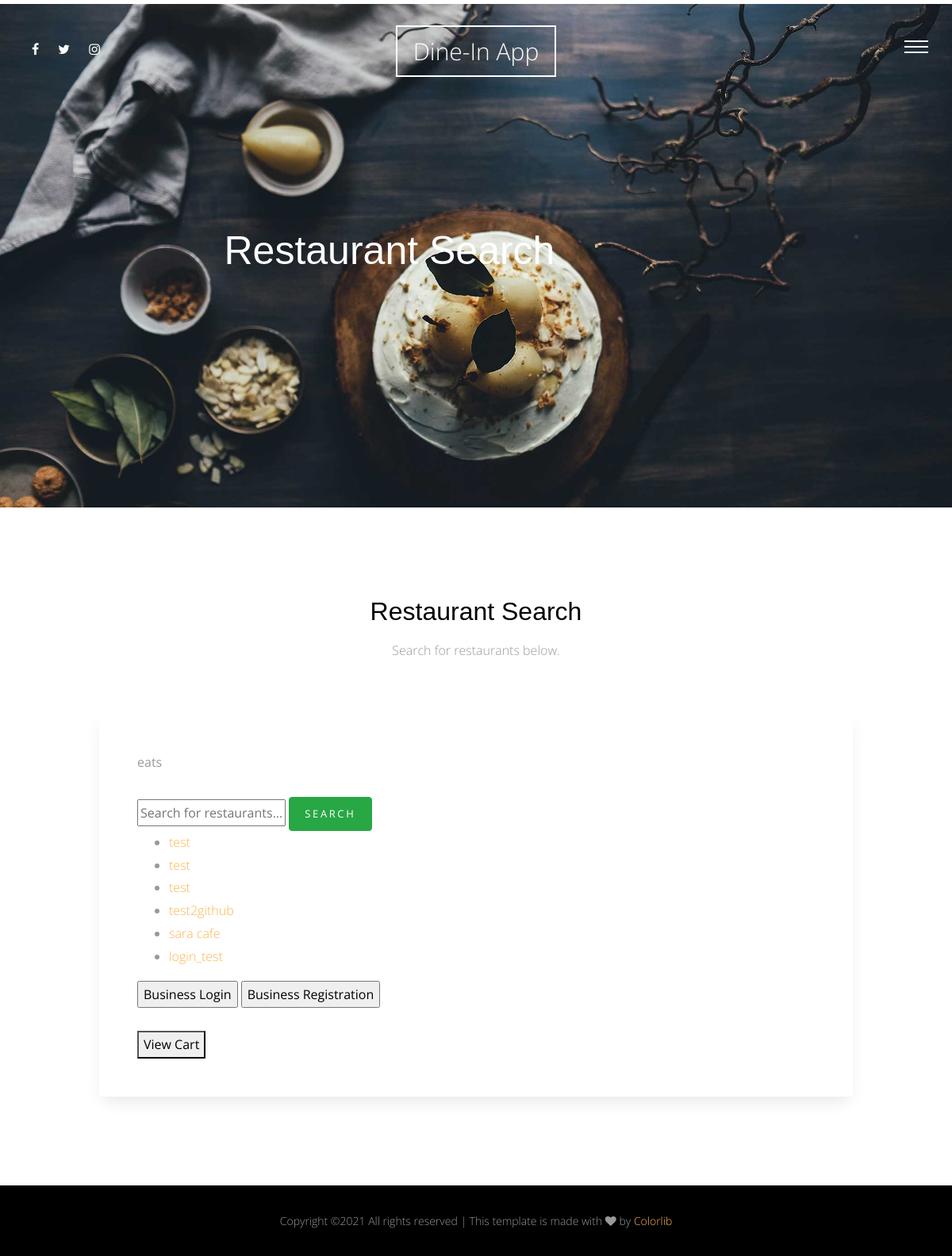
Before: /website/restaurant/ with the older database file.
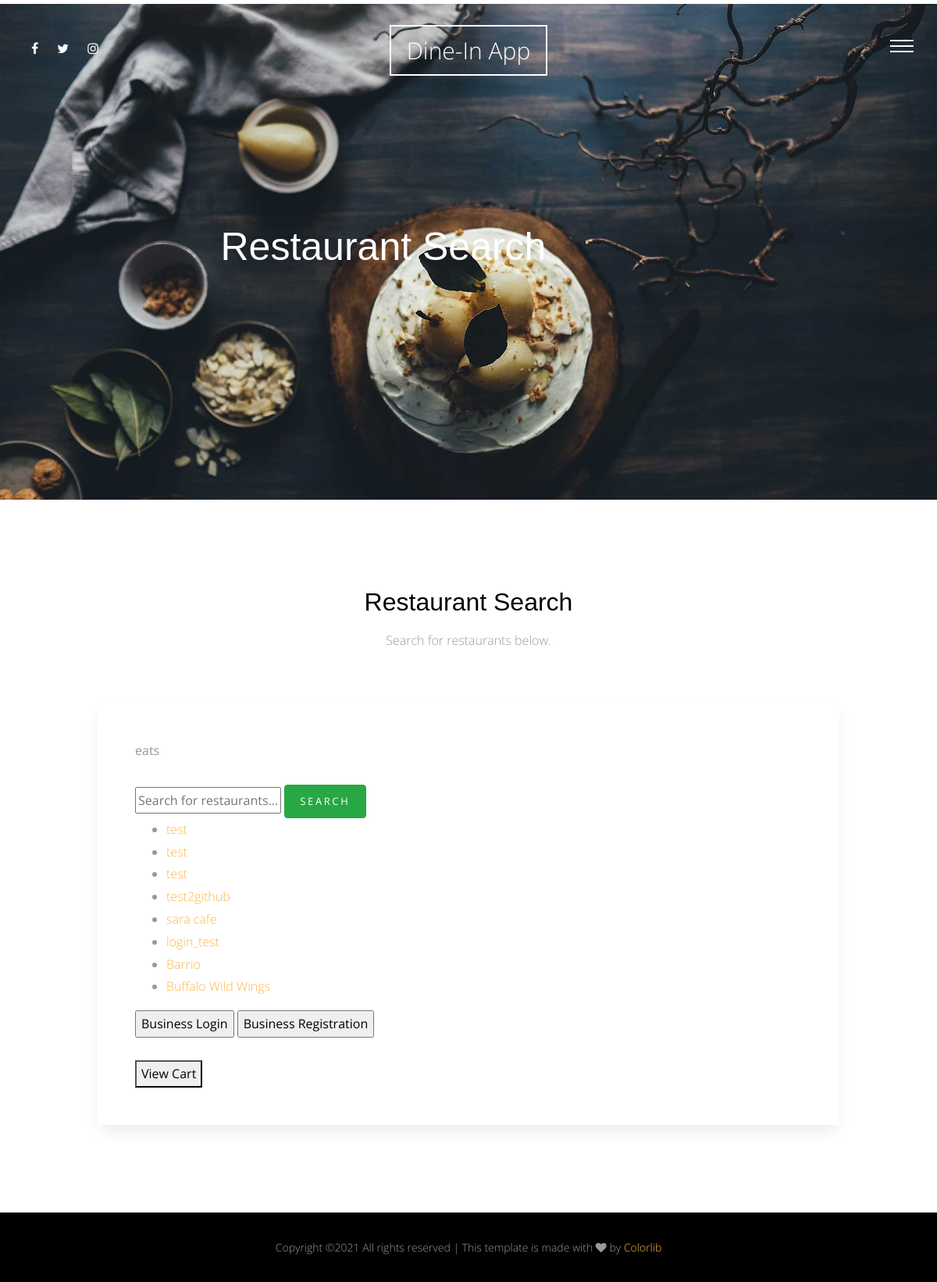
After: the same page with the newer database file.
### website/models.py (models this page shows)
class Restaurant(models.Model):
    restaurant_name = models.CharField(max_length=200)
    restaurant_username = models.CharField(max_length=30)
    restaurant_password = models.CharField(max_length=50)

### website/views.py (the view)
# urls.py: path('restaurant/', views.search, name='restaurants'),
def search(request):
    restaurant_list = Restaurant.objects.all()
    if request.method == 'POST':
        form = SearchForm(request.POST)
        if form.is_valid():
            print(form.cleaned_data['restaurantsearch'])
            user_search = form.cleaned_data['restaurantsearch']
            matching_restaurants = Restaurant.objects.filter(restaurant_name__icontains=user_search)
            print(matching_restaurants)
            return render(request, 'website/searchbar.html', {'form' : form, 'matching_restaurants': matching_restaurants})
    else:
        form = SearchForm()
        return render(request, 'website/restaurants.html', {'form' : form, 'restaurant_list': restaurant_list})

### website/forms.py
class SearchForm(forms.Form):
    restaurantsearch = forms.CharField(label='Restaurant Name',max_length=50, required=True)

### website/templates/website/restaurants.html (shortened to what this page needs)
{% extends 'base.html' %}
{% load static %}
{% block body %}
      <div class="main-wrap">
        <div class="cover_1 cover_sm">
          <div class="img_bg" style="background-image: url({% static 'site_static/img/slider-1.jpg' %})" data-stellar-background-ratio="0.5">
            <div class="container">
              <div class="row align-items-center justify-content-center">
                <div class="col-md-7" data-aos="fade-up">
                  <h2 class="heading">Restaurant Search</h2>
                </div>
              </div>
            </div>
          </div>
        </div>
        <div class="section" data-aos="fade-up">
          <div class="container">
            <div class="row justify-content-center mb-5">
              <div class="col-md-8  text-center">
                <h2 class="mb-3">Restaurant Search</h2>
                <p class="lead">Search for restaurants below.</p>
              </div>
            </div>
            <div class="row justify-content-center">
              <div class="col-md-10 p-5 form-wrap">
<b>{% block title %}eats{% endblock %}<br><br></b>
<form method="post">
    {% block content %}
    <form method="POST" class="form-group">
    <input id="restaurantsearch" type="text" placeholder="Search for restaurants..."name="restaurantsearch" maxlength="100" required >
    <button type="submit" class="btn btn-success">Search</button>
    </form>
    {% endblock %}
</form>
{% if restaurant_list %}
    <ul>
    {% for restaurant in restaurant_list %}
        <li><a href="/website/restaurant/user/{{ restaurant.id }}/">{{ restaurant.restaurant_name }}</a></li>
    {% endfor %}
    </ul>
{% else %}
    <p>No restaurants are available.</p>
{% endif %}
<form id="poo">
    <input type="button" value="Business Login" onclick="document.location.href = '/website/accounts/login/'">
    <input type="button" value="Business Registration" onclick="document.location.href = '/website/accounts/register/'"><br><br>
    <button onclick="location.href = '/website/order_summary/';">View Cart</button>
</form>
</div>
            </div>
          </div>
        </div>
      </div>
            </div>
{% endblock body %}

### templates/base.html (shortened to what this page needs)
{% load static%}
<!doctype html>
<html lang="en">
  <head>
    <link rel="stylesheet" href="{% static 'site_static/css/bootstrap.css' %}">
    <link rel="stylesheet" href="{% static 'site_static/css/animate.css' %}">
    <link rel="stylesheet" href="{% static 'site_static/css/owl.carousel.min.css' %}">
    <link rel="stylesheet" href="{% static 'site_static/css/magnific-popup.css' %}">
    <link rel="stylesheet" href="{% static 'site_static/css/aos.css' %}">
    <link rel="stylesheet" href="{% static 'site_static/css/bootstrap-datepicker.css' %}">
    <link rel="stylesheet" href="{% static 'site_static/css/jquery.timepicker.css' %}">
    <link rel="stylesheet" href="{% static 'site_static/fonts/ionicons/css/ionicons.min.css' %}">
    <link rel="stylesheet" href="{% static 'site_static/fonts/fontawesome/css/font-awesome.min.css' %}">
    <link rel="stylesheet" href="{% static 'site_static/fonts/flaticon/font/flaticon.css' %}">
    <link rel="stylesheet" href="{% static 'site_static/css/style.css' %}">
  </head>
  <body>
    <div class="site-wrap">
      <header class="site-header">
        <div class="row align-items-center">
          <div class="col-5 col-md-3">
             <ul class="list-unstyled social">
              <li><a href="#"><span class="fa fa-facebook"></span></a></li>
              <li><a href="#"><span class="fa fa-twitter"></span></a></li>
              <li><a href="#"><span class="fa fa-instagram"></span></a></li>
            </ul>
          </div>
          <div class="col-2 col-md-6 text-center">
            <a href="index.html" class="site-logo">Dine-In App</a>
          </div>
          <div class="col-5 col-md-3 text-right menu-burger-wrap">
            <a href="#" class="site-nav-toggle js-site-nav-toggle"><i></i></a>
          </div>
        </div>
      </header>
      {% block body %}
      {% endblock body%}
      <div class="site-footer-copyright">
        <div class="container">
          <div class="row">
             <p class="footer-text col-md-12">
Copyright &copy;<script>document.write(new Date().getFullYear());</script> All rights reserved | This template is made with <i class="fa fa-heart" aria-hidden="true"></i> by <a href="https://colorlib.com" target="_blank">Colorlib</a>
</p>
          </div>
        </div>
      </div>
  </body>
</html>

### static/site_static/css/style.css (style rules this page uses)
html { overflow-x: hidden; }
body { background: #fff; font-family: "Open Sans", cursive; font-size: 16px; line-height: 1.8; font-weight: 300; color: #999999; }
a { -webkit-transition: .3s all ease; -o-transition: .3s all ease; transition: .3s all ease; text-decoration: none; }
h1, h2, h3, h4, h5 { color: #000; font-family: "Playfair Display", Arial, sans-serif; }
.btn, .form-control { outline: none; }
.btn { font-size: 13px; text-transform: uppercase; letter-spacing: .2em; }
.site-header { padding: 3em 30px; position: absolute; top: 0; z-index: 100; width: 100%; }
.site-header .site-logo { line-height: 0; padding: 10px 20px; border: 2px solid #fff; color: #fff; font-size: 30px; }
.site-header .social li { display: inline-block; }
.site-header .social li a { color: #fff; padding: 0 10px; }
.site-footer-copyright { background: #000; padding: 2em 0; text-align: center; }
.site-footer-copyright p { font-size: 14px; }
.site-footer-copyright p:last-child { margin-bottom: 0; }
.lead { font-size: 16px; }
.menu-burger-wrap { position: relative; }
.site-nav-toggle { width: 30px; height: 30px; cursor: pointer; text-decoration: none; position: relative; top: -15px; z-index: 21; display: block !important; float: right; right: 0; display: none; border-bottom: none !important; }
.site-nav-toggle i { position: relative; display: -moz-inline-stack; display: inline-block; zoom: 1; *display: inline; width: 30px; height: 2px; font: bold 14px/.4 Helvetica; text-transform: uppercase; text-indent: -55px; background: #fff; -webkit-transition: all .2s ease-out; -o-transition: all .2s ease-out; transition: all .2s ease-out; }
.site-nav-toggle i:before, .site-nav-toggle i:after { content: ''; width: 30px; height: 2px; background: #fff; position: absolute; left: 0; -webkit-transition: 0.2s; -o-transition: 0.2s; transition: 0.2s; }
.site-nav-toggle i:before { top: -7px; }
.site-nav-toggle i:after { bottom: -7px; }
.section { padding: 7em 0; }
.form-wrap { padding: 40px; background: #fff; -webkit-box-shadow: 0 10px 20px -5px rgba(0, 0, 0, 0.1); box-shadow: 0 10px 20px -5px rgba(0, 0, 0, 0.1); }
.cover_1 { position: relative; }
.cover_1 .img_bg { background-repeat: no-repeat; background-size: cover !important; background-position: center center; }
.cover_1 .img_bg, .cover_1 .img_bg > .container > .row { min-height: 700px; height: 100vh; }
.cover_1.cover_sm .img_bg, .cover_1.cover_sm .img_bg > .container > .row { min-height: 600px; height: 80vh; }
.cover_1 .heading { color: white; font-weight: 300; font-size: 30px; line-height: 1.5; }
@media (min-width: 768px) { .cover_1 .heading { font-size: 50px; line-height: 1.5; } }

Changed rows visible on the page:
added Restaurant: restaurant_name "Barrio"
added Restaurant: restaurant_name "Buffalo Wild Wings"
